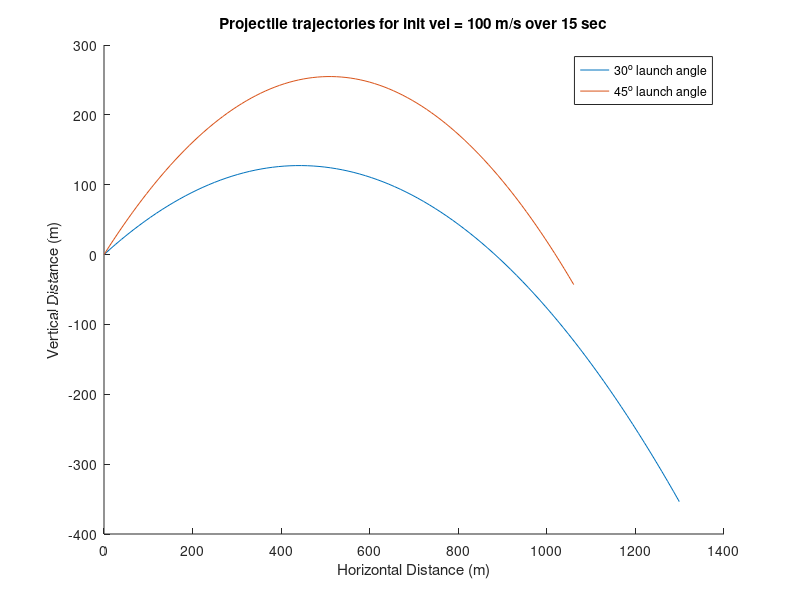

MATLAB code to generate this figure: (Note: this script raises an error after producing the figure.)
% Andrew Navratil
% 2017-09-07
% Section #205
% Homework 2

%% Problem 1 - Projectile Plot
% not using functions yet, so using the following values for initial data:
%    time = 15 sec
%    init velocity = 100 m/s
%    launch angles = 30, 45 degrees

% use hold for multpiple graphs on the same plot and setup figure window
figure(1);
hold on;

% setup times to plot
times = linspace(0,15,100);

% setup init velocity and g
initVelocity = 100;
g = 9.81;

% setup launch angles
launchAngles = [30; 45];

% compute horizontal and vertical components of projectile motion
horizDist = times .* initVelocity .* cosd(launchAngles);
vertDist = (times .* initVelocity .* sind(launchAngles)) - ((times.^2) .* 0.5 .* g);

% plot (should probably use for loop here when we learn that)
plot(horizDist(1,:), vertDist(1,:));  % 30 degrees
plot(horizDist(2,:), vertDist(2,:));  % 45 degrees

% setup title, legend, axis labels
title('Projectile trajectories for init vel = 100 m/s over 15 sec');
legend('30^o launch angle','45^o launch angle');
xlabel('Horizontal Distance (m)');
ylabel('Vertical Distance (m)');

% find max heights and print out to command window
%   (note: just using max on time interval calculated, not derivative of vertical distance / max height formula)
%   concatenate the 2 launch angles (column vector) with the transpose of the max in each row (using dim 2 in max
%   command) which gives a row vector, giving the 2x2 matrix we want
fprintf('Max height reached from %d degree launch angle is %.2fm\n', [launchAngles, max(vertDist,[],2)]');


%% Problem 2 - multiplication table
% multiplication table from 1 to 13 for user inputted value
maxMult = 13;
num = input('Enter number to view multiplication table: ');

% setup a 3x13 matrix so fprintf can go through it column wise
%     use 1:maxMult to get 1 through (13) in the first row
%     use repmat to get the inputed number all across the second row
%     use a double colon operator with inputed number as increment value
%         to get the actual result of a multplication for (1 - maxMult) .* num
multTable = [1:maxMult; repmat(num,1,maxMult); num:num:num*maxMult];

% print using a single fprintf statement - it reads column wise
fprintf('%d times %d is %d\n', multTable);

%% Problem 3 - ACE Index excel plot

% import the ACE data from excel
[data,~,~] = xlsread('ACE.xlsx');

% pull out data for year, num hurricanes, and num major hurricanes (cat 3 - 5)
years = data(:,1);
numHurricanes = data(:,4);
numMajorHurricanes = data(:,5);

% plot num hurricanes and num major hurricanes on same plot vs year
figure(1);
hold on;
grid on;
plot(years, numHurricanes, '-ro')
plot(years, numMajorHurricanes, '--bo');
title('Hurricane Activity');
ylabel('Number of Hurricanes');
xlabel('Year');
legend('Hurricanes Cat. 1-5', 'Major Hurricanes Cat. 3-5');

% determine which year had highest values for the following, and print to command window:

%   ACE Index
[val, idx] = max(data(:,2));
maxACEIdxYear = data(idx,1)

%   Num Tropical Storms
[val, idx] = max(data(:,3));
maxNumTropStormsYear = data(idx,1)

%   Num Hurricanse
[val, idx] = max(data(:,4));
maxNumHurricanesYear = data(idx,1)

%   Num Major Hurricanes
[val, idx] = max(data(:,5));
maxNumMajorHurricanesYear = data(idx,1)

%% Problem 4 - subplot examples

% setup figure 1
figure(1);

% angle values
x = linspace(-pi, pi, 50);

% set current to first subplot and plot sin(x)
subplot(3,1,1);
plot(x,sin(x),'dr');
title('sin(x)');

% set current to second subplot and plot cos(x)
subplot(3,1,2);
plot(x,cos(x),'pg');
title('cos(x)');

% set current to third subplot and plot tan(x)
subplot(3,1,3);
plot(x,tan(x),'ob');
title('tan(x)');

% setup figure 2
figure(2);

% angle values
x = linspace(-5, 5, 50);

% set current to first subplot and plot x^1
subplot(1,3,1);
plot(x,x,'xc');
title('x^1');

% set current to second subplot and plot x^2
subplot(1,3,2);
plot(x,x.^2,'+m');
title('x^2');

% set current to third subplot and plot x^3
subplot(1,3,3);
plot(x,x.^3,'sy');
title('x^3');

%% Problem 5 - cold_work.dat plotyy

% setup figure
figure(1);

% import .dat file using load command 
data = load('cold_work.dat');

% pull out data
dataColdWork = data(:,1);
dataYieldStrength = data(:,2);
dataDuctility = data(:,3);

h = plotyy(dataColdWork,dataYieldStrength,dataColdWork,dataDuctility);
title('Yield Strength vs Ductility at values of percent cold work');
xlabel('Percent Cold Work');
%legend('Yield Strength','Ductility');
set(get(h(1),'YLabel'),'String','Yield Strength, MPa');
set(get(h(2),'YLabel'),'String','Ductility, %');
%ylabel('Yield Strength, MPa');
%yyaxis right;  % this wasn't working, resulting in messed up axis values
%ylim([0,max(dataDuctility)]);
%ylabel('Ductility, %');

%% Problem 6 - input playing cards

% prompt user for card number and suit
cardnum = input('Pick a card number: ');
suit = input('Pick a card suit: ','s');

% ouptput using fprintf
fprintf('\nUsing fprintf:\n');
fprintf('You selected the %d of %s.\n\n',cardnum,suit);

% output using disp
%str = sprintf('\nUsing disp:');
disp('Using disp:');
str = sprintf('You selected the %d of %s.',cardnum,suit);
disp(str);
